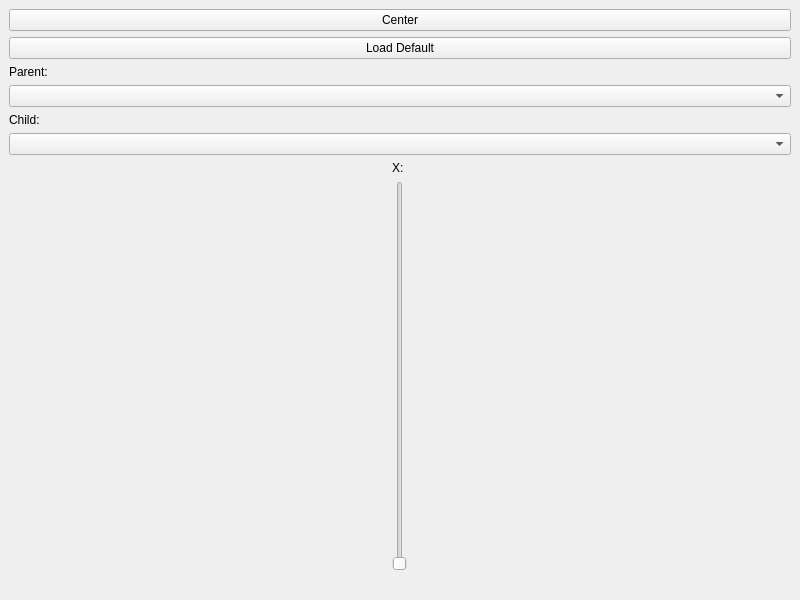
<?xml version="1.0" encoding="UTF-8"?>
<ui version="4.0">
 <class>TfPublisherMainWindow</class>
 <widget class="QMainWindow" name="TfPublisherMainWindow">
  <property name="geometry">
   <rect>
    <x>0</x>
    <y>0</y>
    <width>800</width>
    <height>600</height>
   </rect>
  </property>
  <property name="windowTitle">
   <string>TF Publisher</string>
  </property>
  <widget class="QWidget" name="centralwidget">
   <layout class="QVBoxLayout">
    <item>
     <widget class="QPushButton" name="pushButton">
      <property name="text">
       <string>Center</string>
      </property>
     </widget>
    </item>
    <item>
     <widget class="QPushButton" name="loadbutton">
      <property name="text">
       <string>Load Default</string>
      </property>
     </widget>
    </item>
    <item>
     <layout class="QVBoxLayout">
      <item>
       <widget class="QLabel" name="parentLabel">
        <property name="text">
         <string>Parent:</string>
        </property>
       </widget>
      </item>
      <item>
       <widget class="QComboBox" name="parentLinkComboBox"/>
      </item>
     </layout>
    </item>
    <item>
     <layout class="QVBoxLayout">
      <item>
       <widget class="QLabel" name="childLabel">
        <property name="text">
         <string>Child:</string>
        </property>
       </widget>
      </item>
      <item>
       <widget class="QComboBox" name="childLinkComboBox"/>
      </item>
     </layout>
    </item>
    <item>
     <layout class="QGridLayout">
      <item>
       <widget class="QLabel" name="xLabel">
        <property name="text">
         <string>X:</string>
        </property>
       </widget>
      </item>
      <item>
       <widget class="QSlider" name="xSlider"/>
      </item>
      <item>
       <widget class="QLabel" name="xValueLabel"/>
      </item>
     </layout>
    </item>
    <!-- Repeat similar blocks for other elements -->
   </layout>
  </widget>
 </widget>
 <resources/>
 <connections/>
</ui>
